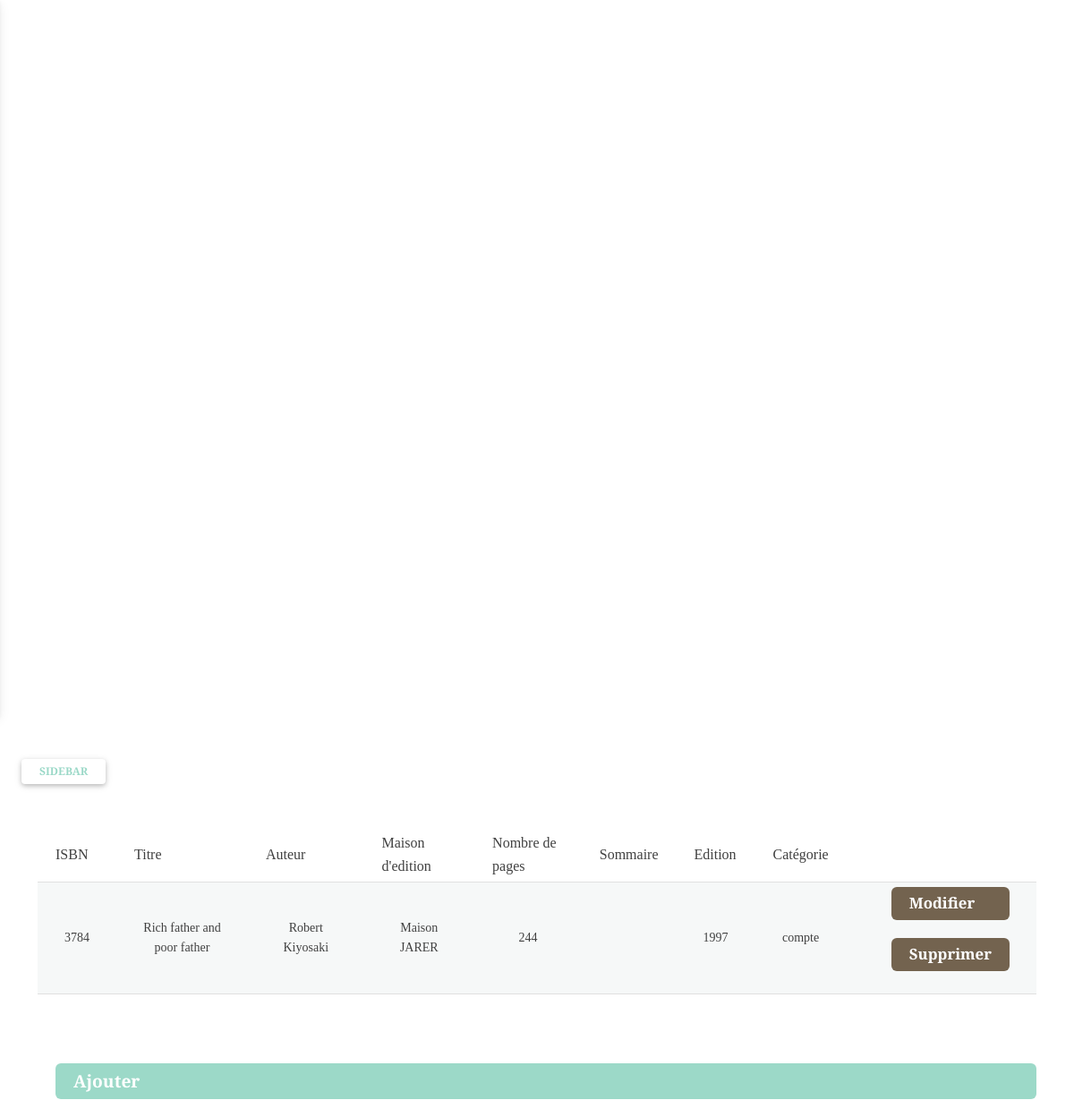
Page /admin/index.php on the earlier database version.
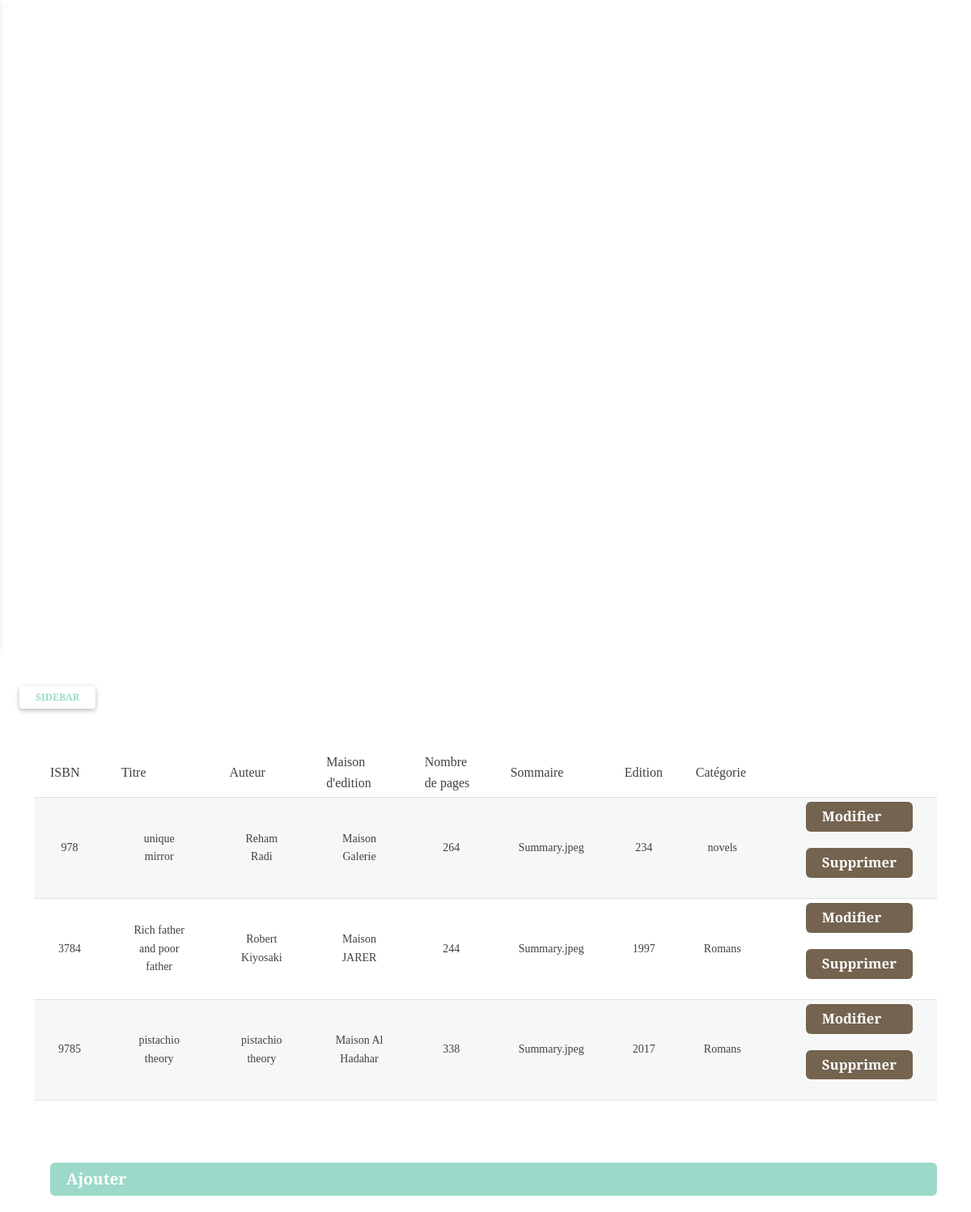
Same page on the later database version.
### tables this page shows
CREATE TABLE `livre` (
  `ISBN` int(11) NOT NULL,
  `couverture` varchar(255) NOT NULL,
  `Titre` varchar(255) NOT NULL,
  `Auteur` varchar(255) NOT NULL,
  `Maison_d_edition` varchar(255) NOT NULL,
  `Nbr_page` int(11) NOT NULL,
  `Sommaire` varchar(255) NOT NULL,
  `l_Edition` int(11) NOT NULL,
  `Id_Catégorie` int(11) NOT NULL
);

CREATE TABLE `categorie` (
  `Id_Catégorie` int(11) NOT NULL,
  `Libelle_Catégorie` varchar(11) NOT NULL
);

### admin/index.php (the view, shortened to what this page needs)
<?php
include 'init.php';
include $tpd. 'connect.php';
include $tpl. 'header.inc';
include 'navbar.php';
?>
<div class="container">
    <table>
        <tr id="items">
            <th>ISBN</th>
            <th>Titre </th>
            <th>Auteur</th>
            <th>Maison d'edition</th>
            <th>Nombre de pages</th>
            <th>Sommaire</th>
            <th>Edition</th>
            <th>Catégorie</th>
            <th></th>
        </tr>
        <?php
        $req = mysqli_query($con, "SELECT * FROM livre");
        if (mysqli_num_rows($req) == 0 && mysqli_num_rows($reqq) == 0 ) {
            echo "Il n'y a pas encore de livres ajouter !";
        } else {
            while ($row = mysqli_fetch_assoc($req)) {
                $id = $row["Id_Catégorie"];
                $reqq = mysqli_query($con, "SELECT * FROM categorie WHERE Id_Catégorie=$id ");
                $roww = mysqli_fetch_assoc($reqq);
        ?>
                <tr>
                    <td><?= $row['ISBN'] ?></td>
                    <td><?= $row['Titre'] ?></td>
                    <td><?= $row['Auteur'] ?></td>
                    <td><?= $row['Maison_d_edition'] ?></td>
                    <td><?= $row['Nbr_page'] ?></td>
                    <td><?= $row['Sommaire'] ?></td>
                    <td><?= $row['l_Edition'] ?></td>
                    <td><?= $roww['Libelle_Catégorie'] ?></td>
                    <td><a href="modif.php?id=<?=$row['ISBN']?>" class="Btn_addd">  Modifier </a>
                    <a href="suprim.php?id=<?=$row['ISBN']?>"  class="Btn_addd">  Supprimer </a></td>
                </tr>
        <?php
            }}
        ?>
</table>
<br><br><br>
<a href="ajou.php"  class="Btn_add">  Ajouter </a>
</div>
<?php include $tpl . 'footer.inc'; ?>

Differences in the rows shown:
added livre: ISBN "978", Titre "unique mirror", Auteur "Reham Radi", Maison_d_edition "Maison Galerie", Nbr_page "264", Sommaire "Summary.jpeg", l_Edition "234", Id_Catégorie.Libelle_Catégorie "novels"
changed livre "Rich father and poor father": Sommaire (not shown) → "Summary.jpeg"; Id_Catégorie.Libelle_Catégorie "compte" → "Romans"
added livre: ISBN "9785", Titre "pistachio theory", Auteur "pistachio theory", Maison_d_edition "Maison Al Hadahar", Nbr_page "338", Sommaire "Summary.jpeg", l_Edition "2017", Id_Catégorie.Libelle_Catégorie "Romans"
